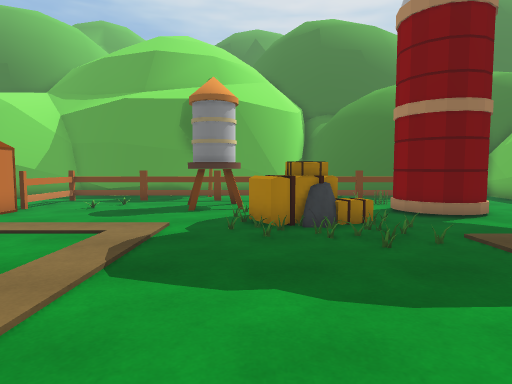
view 1 (above)

24 first-person views from a walk through a Unity game level. The camera is 1.3 m above the floor, tilts 4° down and sees 75° across. The floor is counted in squares, 1 m on a side. Each view is taken from the middle of a square. On the plan, view 1 faces up. The plan holds only what a view shows up to about 14 squares ahead; the rest is blank. The place goes on beyond the plan. The player is left out. Some animated figures are not drawn. Some surface patterns are stand-ins.

view 2
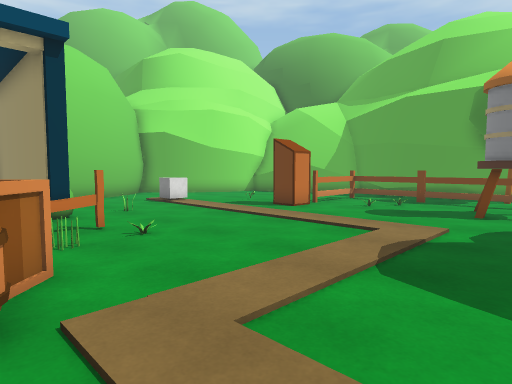

view 3
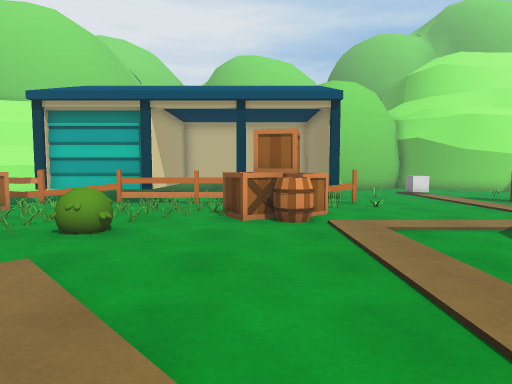

view 4
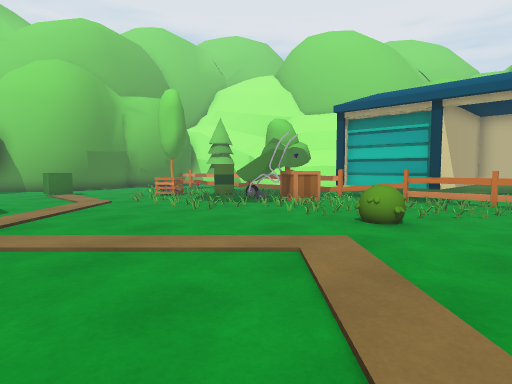

view 5
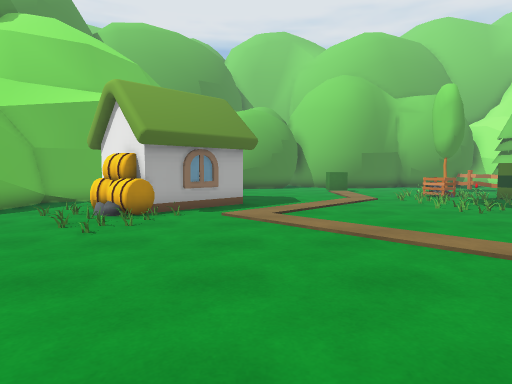

view 6
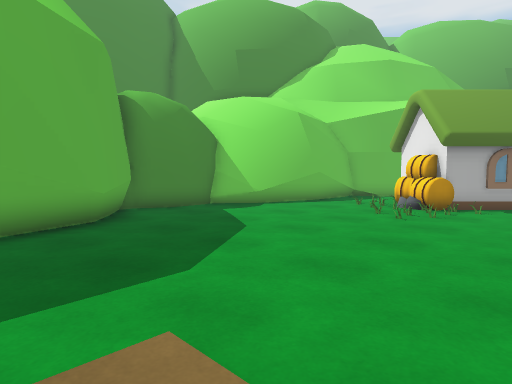

view 7
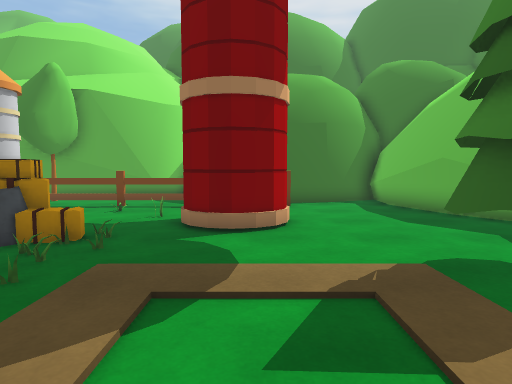

view 8
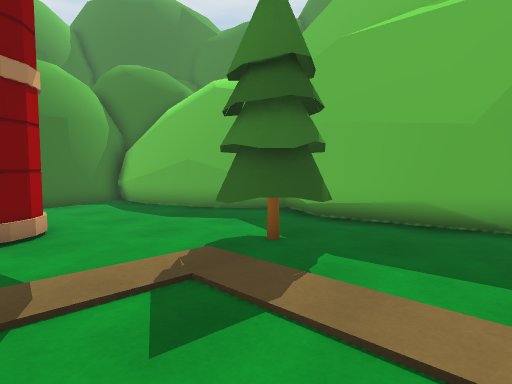

view 9
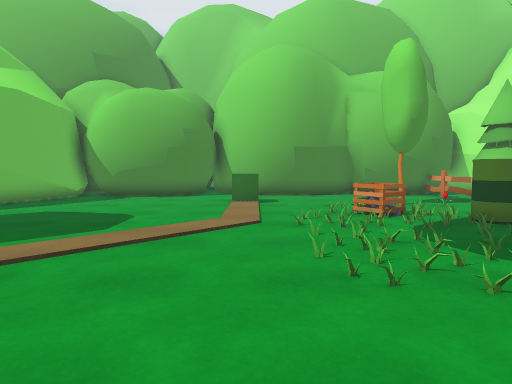

view 10
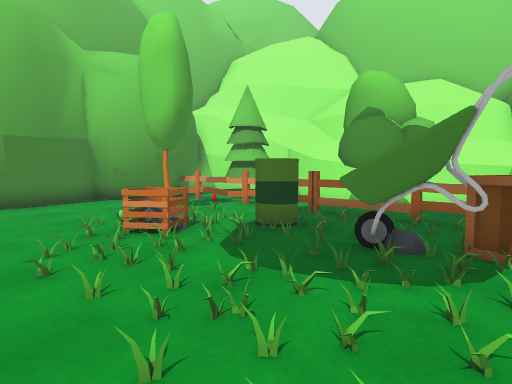

view 11
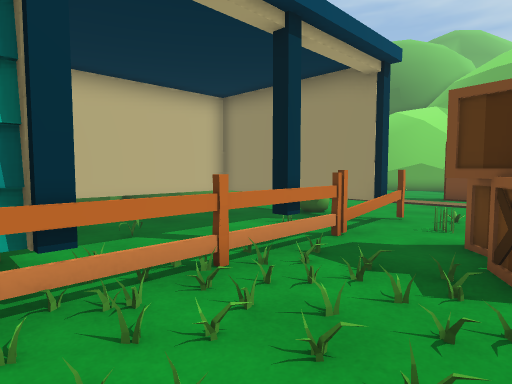

view 12
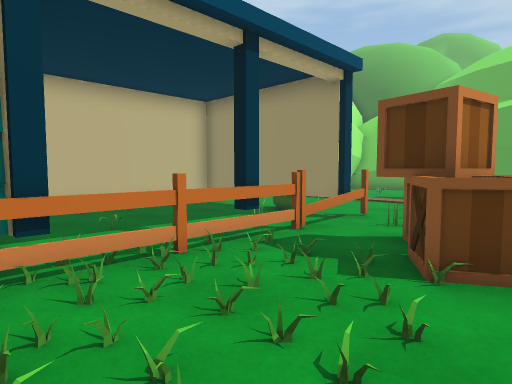

view 13
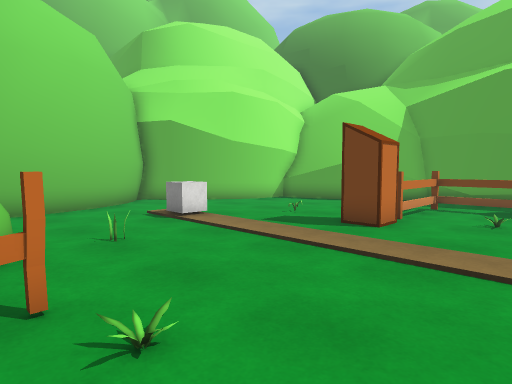

view 14
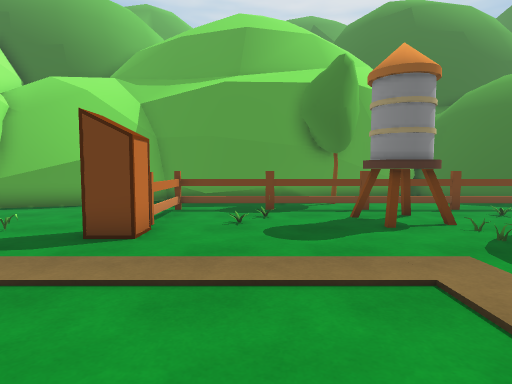

view 15
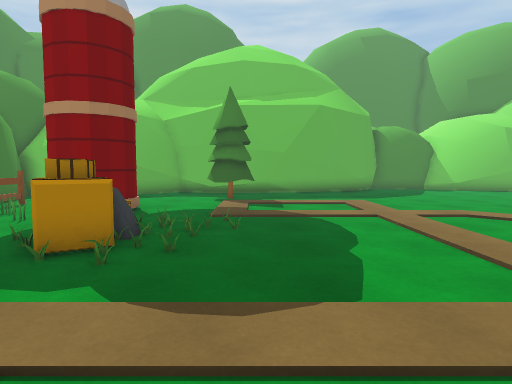

view 16
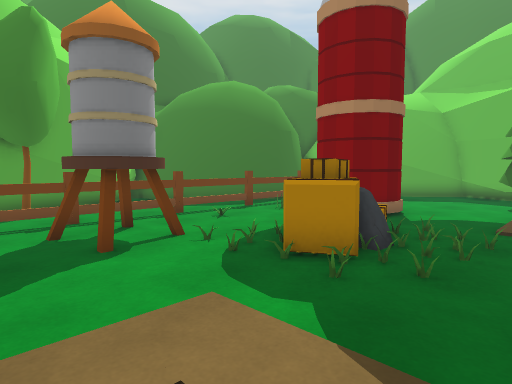

view 17
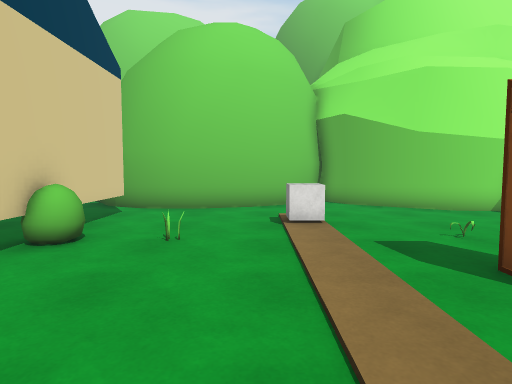

view 18
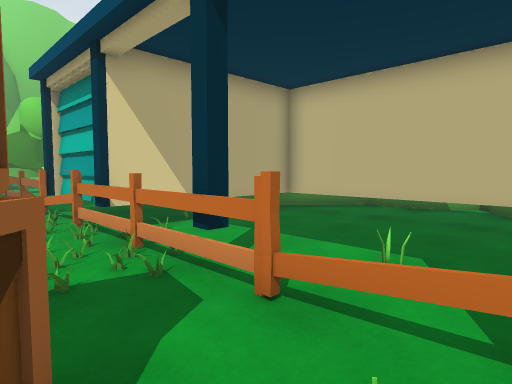

view 19
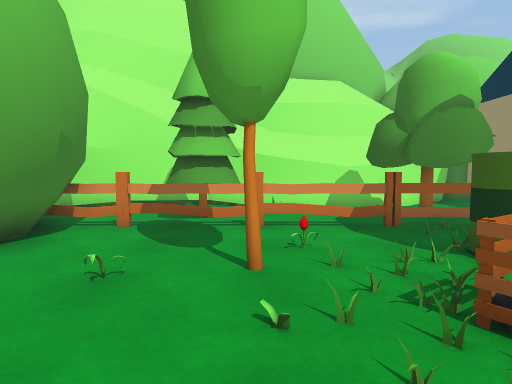

view 20
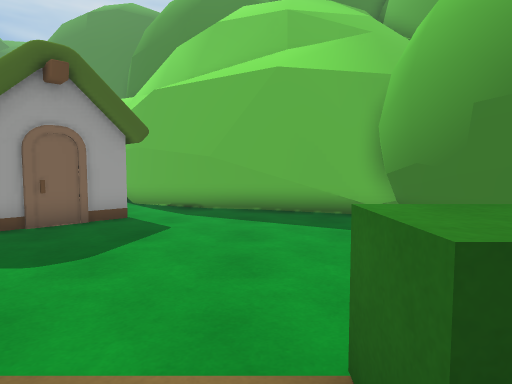

view 21
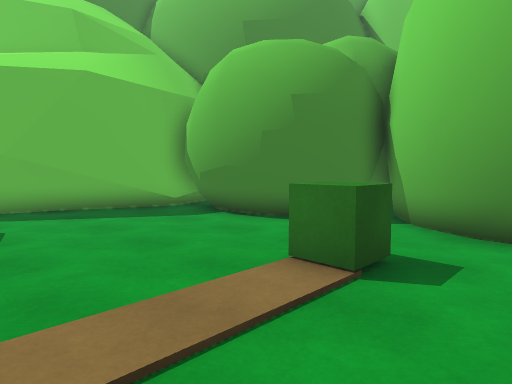

view 22
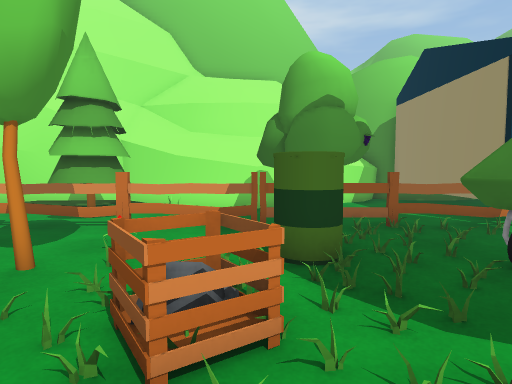

view 23
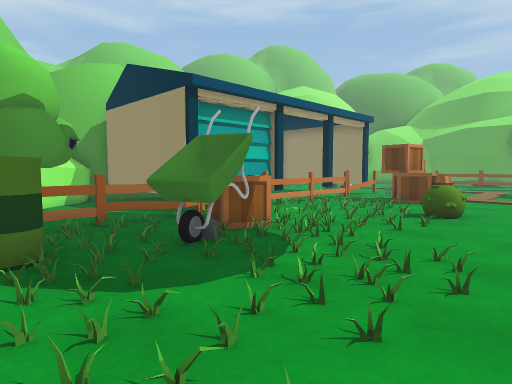

view 24
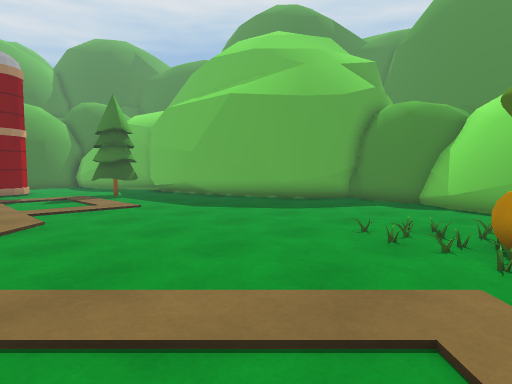

### Floor plan
Key: @ floor where view 1 was taken; # wall or solid block; . floor; = window, fence, low wall or low ledge; ^ raised ledge; O other object.
Columns run from 16 left of view 1 to 16 right of it. Each row starts with its distance up from view 1.
 17        #     ####  ##
 16        #########... ##   ###
 15      #  ......O.....=#####.#
 14   ####  .OOOOOOOOOOOOOOO...#
 13   #......O.................#
 12  ##......O.O..OO..O..O ....##
 11  #.......O.O..OO...O.O .....#
 10 ##....O.OO......O...OO O....##
  9 #.......OO.......OO..OO......#
  8 #...............OOOO.........#
  7 #...O...........O........OO.##
  6 ##................OO.....OO.##
  5  #.......................OO.##
  4  #....O.....................##
  3  #....O..OO..................#
  2  #O###O##OO................  #
  1 ## O.....O.OO................##
  0 #  O...O...OOO..@.............#
 -1 #. O....OO.OOO................##
 -2 #. O....O.OOO..................##
 -3 #. O..O.O...O...................#
 -4 #  O...OOO.O..O.................#
 -5  #####O##....OO.................#
 -6   #     #O.O..O.................#
 -7   #     #O..O.O...........O....##
 -8   #    ##O..O.................##
 -9   #### #OO.O.O...........OO...##
-10   #.......OOOO.O.........OOO..#
-11   ##.......OO..O........O   ..#
-12    #^..#OO.OOOO........#   #..#
-13     #. O#O.....O.......##  O.##
-14     ## OO.OOO..O........##O ##
-15      # O#O.O.OO............##
-16      # .....OOO............#
-17      #O....O..............##
-18     ##.O.O..OO............##
-19     #.OOO........^^.......#
-20     #.OOO...O.............#
-21     ## ..O#........ .######
-22      # .##########. ##  ##
-23      #  ######   ####

Where each view was taken, in squares from view 1:
view 1: 0 up, 0 right, facing up
view 2: 0 up, 0 right, facing up-left
view 3: 1 down, 5 right, facing left
view 4: 1 down, 6 right, facing down-left
view 5: 0 up, 6 right, facing down
view 6: 2 up, 6 right, facing down-right
view 7: 2 up, 6 right, facing up
view 8: 2 up, 5 right, facing up-right
view 9: 6 down, 1 right, facing down
view 10: 9 down, 1 right, facing down-left
view 11: 6 down, 4 left, facing up-left
view 12: 6 down, 3 left, facing up-left
view 13: 2 up, 4 left, facing up-left
view 14: 3 up, 5 left, facing up
view 15: 5 up, 5 left, facing right
view 16: 5 up, 4 left, facing up-right
view 17: 6 up, 4 left, facing left
view 18: 2 up, 5 left, facing down-left
view 19: 18 down, 0 right, facing left
view 20: 18 down, 0 right, facing right
view 21: 15 down, 1 left, facing down-right
view 22: 15 down, 0 right, facing left
view 23: 15 down, 1 right, facing up-left
view 24: 10 down, 3 right, facing up-right
